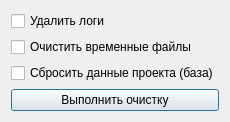
<?xml version="1.0" encoding="UTF-8"?>
<ui version="4.0">
 <class>CleanupUtilityForm</class>
 <widget class="QDialog" name="CleanupUtilityForm">
  <property name="windowTitle">
   <string>Очистка данных и логов</string>
  </property>
  <layout class="QVBoxLayout" name="mainLayout">
   <item>
    <widget class="QCheckBox" name="clearLogs">
     <property name="text"><string>Удалить логи</string></property>
    </widget>
   </item>
   <item>
    <widget class="QCheckBox" name="clearTemp">
     <property name="text"><string>Очистить временные файлы</string></property>
    </widget>
   </item>
   <item>
    <widget class="QCheckBox" name="clearDatabase">
     <property name="text"><string>Сбросить данные проекта (база)</string></property>
    </widget>
   </item>
   <item>
    <widget class="QPushButton" name="buttonRunCleanup">
     <property name="text"><string>Выполнить очистку</string></property>
    </widget>
   </item>
  </layout>
 </widget>
 <resources/>
 <connections/>
</ui>
